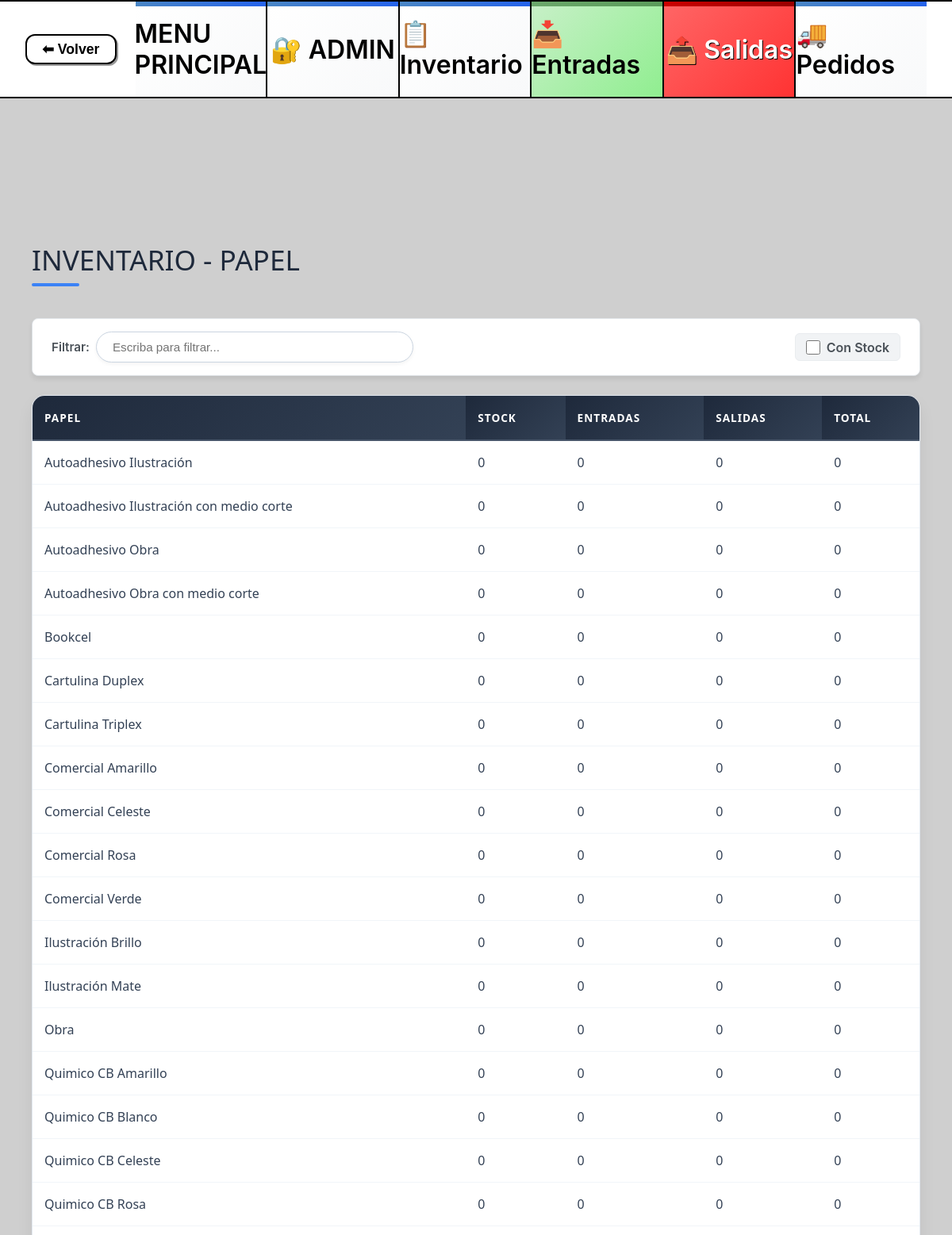
The app's page /papel/inventario (signed in, upper part), older data.
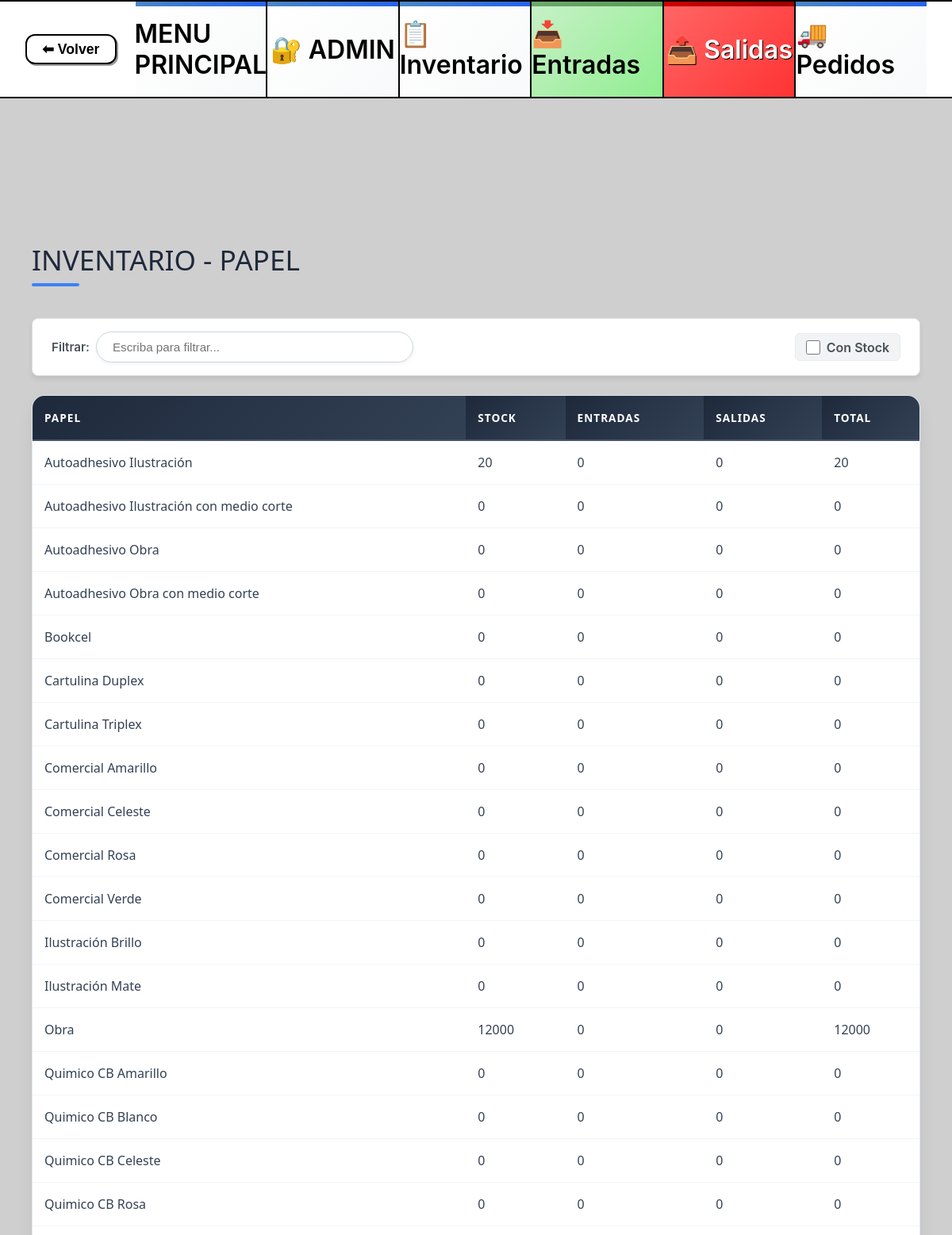
The same page, newer data.
### tables this page shows
CREATE TABLE papel_inventario (
    id INTEGER PRIMARY KEY AUTOINCREMENT,
    nombre TEXT NOT NULL UNIQUE,
    stock_inicial INTEGER NOT NULL DEFAULT 0,
    entradas INTEGER NOT NULL DEFAULT 0,
    salidas INTEGER NOT NULL DEFAULT 0,
    total INTEGER NOT NULL DEFAULT 0
);

### app.py (the view)
@app.route("/papel/inventario")
def papel_inventario():
    conn = get_conn()
    registros = conn.execute("SELECT * FROM papel_inventario ORDER BY nombre").fetchall()
    conn.close()
    return render_template("base.html", vista="papel_inventario_simple", modo="papel", registros=registros)

### app.py (called while the page is built)
def get_db_connection():
    conn = sqlite3.connect(DB_PATH) # <-- Usamos la variable que calculamos arriba
    conn.row_factory = sqlite3.Row
    return conn

@app.before_request
def requerir_login():
    rutas_publicas = ['login', 'static']
    if request.endpoint == 'static' or request.endpoint == 'login':
        return
    if not session.get("app_authorized"):
        return redirect(url_for("login"))

### templates/base.html (shortened to what this page needs)
<!DOCTYPE html>
<html lang="es">
<head>
    <link rel="stylesheet" href="{{ url_for('static', filename='styles.css') }}">
</head>
<body>
    {% if vista != 'login_global' %}
    <header class="top-bar">
        <div class="header-inner">
            <button type="button" class="btn-volver" onclick="window.history.back()">
                <span>⬅ Volver</span>
            </button>
            {% set is_papel = (modo == 'papel') %}
            {% set is_menu = (vista == 'menu') %}
            <nav class="menu-principal">
                <a href="{{ url_for('menu_principal') }}" class="menu-item">
                    MENU PRINCIPAL
                </a>
                {% if is_menu %}
                <div style="padding: 20px; color: #47626d; text-align: center; font-size: 13px;">
                    Seleccione una opción <br> del panel principal
                </div>
                {% elif is_papel %}
                <a href="{{ url_for('papel_admin') }}" class="menu-item">🔐 ADMIN</a>
                <a href="{{ url_for('papel_inventario') }}" class="menu-item">📋 Inventario</a>
                <a href="{{ url_for('papel_entradas') }}" class="menu-item entradas">📥 Entradas</a>
                <a href="{{ url_for('papel_salidas') }}" class="menu-item salidas">📤 Salidas</a>
                <a href="{{ url_for('papel_pedidos') }}" class="menu-item">🚚 Pedidos</a>
                {% endif %}
            </nav>
        </div>
    </header>
    {% endif %}
    <main class="contenido {% if vista == 'menu' %}contenido-menu{% else %}contenido-app{% endif %}">
        {% if vista == "login_global" %}
        <div class="login-container">
            <form class="login-form" method="POST" action="{{ url_for('login') }}">
                <h2 class="login-title">Bienvenido</h2>
                {% if error %}
                <div class="login-error">{{ error }}</div>
                {% endif %}
                <div class="form-group-login">
                    <label for="usuario">Usuario</label>
                    <input type="text" name="usuario" id="usuario" required autofocus placeholder="Ingresá tu usuario">
                </div>
                <div class="form-group-login">
                    <label for="contrasena">Contraseña</label>
                    <input type="password" name="contrasena" id="contrasena" required placeholder="••••••••">
                </div>
                <div class="chk-container">
                    <input type="checkbox" name="recordar" id="recordar">
                    <label for="recordar">Recordar mi dispositivo</label>
                </div>
                <button type="submit" class="btn-login-submit">Ingresar</button>
                <div class="login-footer">
                    © 2026 Nextprint Stock
                </div>
            </form>
        </div>
        {% elif vista == "papel_inventario_simple" %}
        <section class="historial">
            <h1 class="historial-titulo">Inventario - Papel</h1>
            <div class="filtro-card">
                <div style="display: flex; align-items: center; flex: 1;">
                    <label for="filtro-papel-simple">Filtrar:</label>
                    <input id="filtro-papel-simple" type="text" placeholder="Escriba para filtrar...">
                </div>
                <div class="filtro-toggle">
                    <input type="checkbox" id="check-stock-papel-simple">
                    <label for="check-stock-papel-simple">Con Stock</label>
                </div>
            </div>
            <div class="historial-tabla-wrapper">
                <table class="historial-tabla" id="tabla-papel-simple">
                    <thead>
                        <tr>
                            <th>PAPEL</th>
                            <th>STOCK</th>
                            <th>ENTRADAS</th>
                            <th>SALIDAS</th>
                            <th>TOTAL</th>
                        </tr>
                    </thead>
                    <tbody>
                        {% for r in registros %}
                        <tr>
                            <td>{{ r['nombre'] }}</td>
                            <td>{{ r['stock_inicial'] }}</td>
                            <td>{{ r['entradas'] }}</td>
                            <td>{{ r['salidas'] }}</td>
                            <td>{{ r['total'] }}</td>
                        </tr>
                        {% endfor %}
                    </tbody>
                </table>
            </div>
            {% endif %}
    </main>
</body>
</html>

Row changes from the older to the newer data that the page shows:
changed papel_inventario "Autoadhesivo Ilustración": stock_inicial "0" → "20"; total "0" → "20"
changed papel_inventario "Obra": stock_inicial "0" → "12000"; total "0" → "12000"
